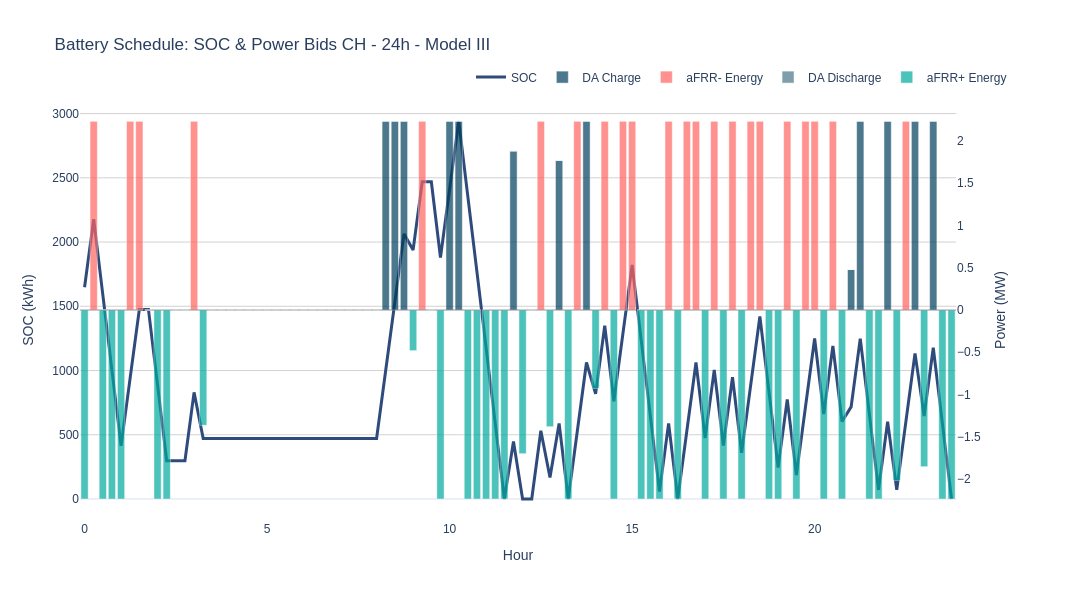

Notebook code cell kept with this figure:
### Code cell
# Plot 4: SOC & Power Bids
print("\n[4/4] SOC & Power Bids...")
fig_soc = plot_soc_and_power_bids(solution_df, title_suffix=title_suffix, use_timestamp=False)
# fig_soc.write_html(str(plots_dir / "soc_and_power_bids.html"))
fig_soc.show()
print("   ✅ Saved: soc_and_power_bids.html")

print("\n" + "=" * 80)
print("✅ All market participation plots generated!")
print("=" * 80)
